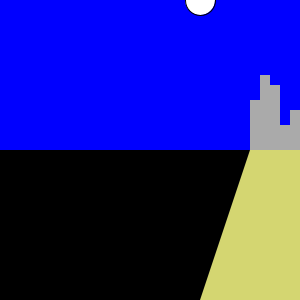
Frame 1 (no input)
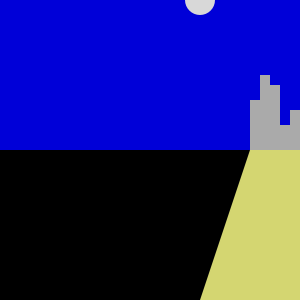
Frame 60 (the mouse pressed at the canvas centre just before this capture)
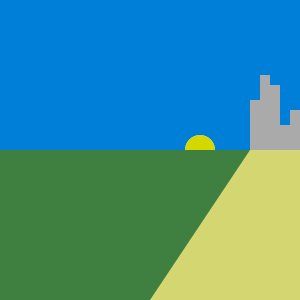
Frame 120 (the mouse held since frame 60 and released just before this capture)

The Processing sketch that drew these frames (run headless with seeded random() and noise(); from frame 60 on, the mouse is pressed at the canvas centre):

// Processing sketch: processing_35570
// ── processing_35570.pde

void setup() {
  size(300, 300);
  smooth();
}

void draw(){
  colorMode(RGB);
  background(0, mouseX, 255);
  
  //moon
  colorMode(RGB);
  fill(255);
  ellipseMode(CENTER);
  ellipse(200,mouseX,30,30);
  
  //sun
  fill(250,255,0);
  ellipseMode(CENTER);
  ellipse(200,300-mouseX,30,30);
  
  //ground
  colorMode(HSB, width);
  fill(100, mouseX, mouseX);
  rect(0, 150, width, 150);
  
  //city skyline
  noStroke();
  colorMode(RGB);
  fill(200);
  rect(250,100,10,50);
  rect(260,75,10,75);
  rect(270,85,10,65);
  rect(280,125,10,25);
  rect(290,110,10,40);
  
  //city light
  noStroke();
  fill(250,252,133);
  //rect(250,150,50,299-mouseX);
  quad(250,150,300,150,width,450-mouseX,width/2,450-mouseX);
}
